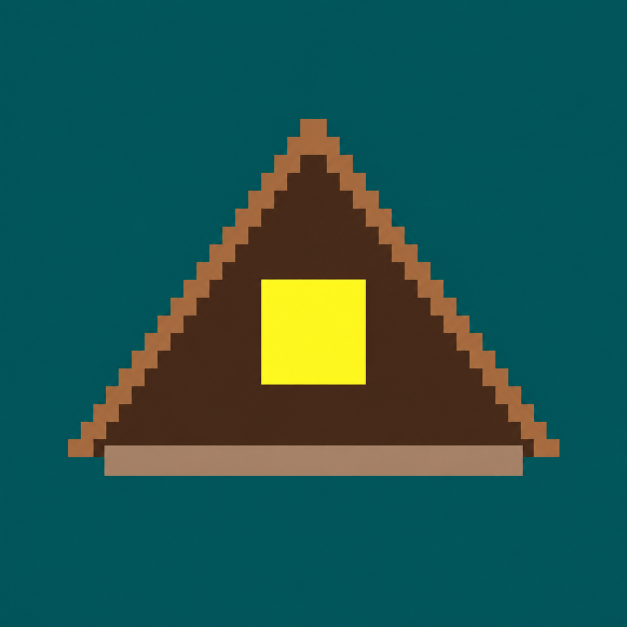
#> input picture preview/icon-source.png, 1254 x 1254 px (shown at 1/2 size)
$ python export_icon.py
#> lines starting #> are read from the running program, lines starting #| are printed output that depends on the picture
"""Resize/quantize the built-in imagegen artwork; never paints icon pixels."""
from pathlib import Path
import sys
from PIL import Image
import io
import struct

root = Path(__file__).resolve().parents[1]
source = Path(sys.argv[1]) if len(sys.argv) > 1 else root / 'preview' / 'icon-source.png'
im = Image.open(source).convert('RGB')
#> im is the input picture: PIL image 1254x1254 RGB; mean R, G, B 30.3, 85.9, 79
assets = root / 'static' / 'assets'
palette = Image.new('P', (1, 1))
colors = ['143e48', '2b1914', '5b3120', '855138', 'b8a479', 'ffdf45', 'ffe57c', 'fff6ae']
rgb = [int(color[i:i+2], 16) for color in colors for i in (0, 2, 4)]
palette.putpalette(rgb + rgb[:3] * (256 - len(colors)))
def reduced(size):
#> called with size = 32
    return im.resize((size, size), Image.Resampling.BOX).quantize(palette=palette, dither=Image.Dither.NONE).convert('RGB')
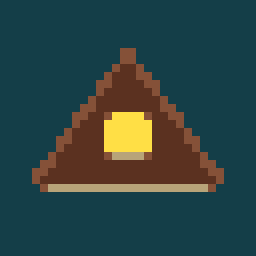
#> returned value: PIL image 32x32 RGB (shown 8 times larger); mean R, G, B 45.8, 68, 66.8
base, small = reduced(32), reduced(16)
#> call 2 of reduced, with size = 16
#> in reduced (call 2), `return im.resize((size, size), Image.Resampling.BOX).quantize(palette=..`:
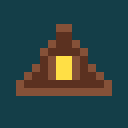
#> returned value: PIL image 16x16 RGB (shown 8 times larger); mean R, G, B 46, 66.7, 66
for size in (16, 32, 48, 180, 512):
    icon = small if size == 16 else base.resize((size, size), Image.Resampling.NEAREST)
    icon.save(assets / f'attic-icon-{size}.png')
#> this loop made 5 passes
#> pass 3, `icon = small if size == 16 else base.resize((size, size), Image.Resamp..`:
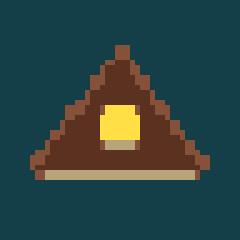
#> icon: PIL image 48x48 RGB (shown 5 times larger); mean R, G, B 45.5, 68.1, 67.4
payloads = []
for icon in (small, base):
    buffer = io.BytesIO()
    icon.save(buffer, format='PNG')
    payloads.append(buffer.getvalue())
#> this loop made 2 passes
#> after the loop, payloads = 2 items
offset = 6 + 16 * len(payloads)
#> offset = 38
directory = bytearray(struct.pack('<HHH', 0, 1, 2))
for size, payload in zip((16, 32), payloads):
    directory.extend(struct.pack('<BBBBHHII', size, size, 0, 0, 1, 32, len(payload), offset))
    offset += len(payload)
#> this loop made 2 passes
#> (size, offset) on passes 1 to 2: (16, 227), (32, 520)
#> after the loop, offset = 520
(assets / 'favicon.ico').write_bytes(directory + b''.join(payloads))
for size, icon in ((16, small), (32, base)):
    icon.resize((size * 8, size * 8), Image.Resampling.NEAREST).save(root / 'preview' / f'icon-{size}x.png')
#> this loop made 2 passes
#> size on passes 1 to 2: 16, 32
print('Exported 16/32/48/180/512 PNG, ICO and nearest-neighbor inspection previews.')
